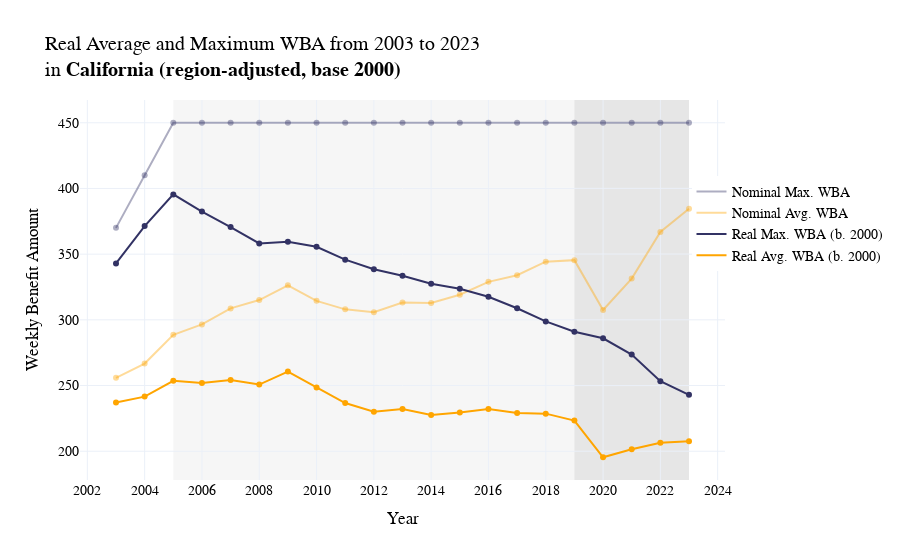

Here is the notebook cell this chart was saved with:
### Code cell
pio.templates.default = 'plotly_white'

fig1 = px.line(data_frame = ca_realwba_trend, 
             x = "Year", 
             y = "Real Average WBA (regional, 2000 base)",
              )
fig1.update_traces(line=dict(color = 'rgba(255, 165, 0,1)'), name="Real Avg. WBA (b. 2000)", showlegend=True)

fig2 = px.scatter(data_frame = ca_realwba_trend, 
                x = "Year", 
                y = "Real Average WBA (regional, 2000 base)",
                color_discrete_sequence=["orange"])

fig3 = px.line(data_frame = ca_realwba_trend, 
             x = "Year", 
             y = "Real Maximum WBA (regional, 2000 base)")
fig3.update_traces(line=dict(color = 'rgba(50,50,100,1)'), name="Real Max. WBA (b. 2000)", showlegend=True)

fig4= px.scatter(data_frame = ca_realwba_trend, 
                x = "Year", 
                y = "Real Maximum WBA (regional, 2000 base)",
                color_discrete_sequence=["rgb(50,50,100)"])

fig5 = px.line(data_frame = ca_realwba_trend, 
             x = "Year", 
             y = "Average WBA",
            )
fig5.update_traces(line=dict(color = 'rgba(255, 165, 0,0.4)'), name="Nominal Avg. WBA", showlegend=True)

fig6 = px.scatter(data_frame = ca_realwba_trend, 
                x = "Year", 
                y = "Average WBA",
                color_discrete_sequence=['rgba(255, 165, 0,0.4)'])

fig7 = px.line(data_frame = ca_realwba_trend, 
             x = "Year", 
             y = "Maximum WBA",
            )
fig7.update_traces(line=dict(color = 'rgba(50,50,100,0.4)'), name="Nominal Max. WBA", showlegend=True)

fig8 = px.scatter(data_frame = ca_realwba_trend, 
                x = "Year", 
                y = "Maximum WBA",
                color_discrete_sequence=['rgba(50,50,100,0.4)'])

fig1 = go.Figure(data=fig7.data + fig8.data + fig5.data + fig6.data + fig3.data + fig4.data + fig1.data + fig2.data )
fig1.update_layout(title_text="Real Average and Maximum WBA from 2003 to 2023 <br>in <b>California (region-adjusted, base 2000)</b>",
                   xaxis_title="Year", yaxis_title="Weekly Benefit Amount",
                   font=dict(
                        family="Cambria",  
                        size=14,         
                        color="black",
                    ),
                   xaxis=dict(
                        tickmode='linear',   
                        tick0=2000,          
                        dtick=2              
                    ),
                   yaxis=dict(
                        tick0=200,          
                        dtick=50 
                    ),
                   legend=dict(
                        orientation="v",     
                        x=1.1,
                        xanchor="center",
                        y=0.8
                    )
                  )
fig1.add_shape(
    type="rect",
    x0=2019, x1=2023,  
    y0=0, y1=1,         
    xref="x",
    yref="paper",     
    fillcolor="gray",
    opacity=0.2,
    layer="below",    
    line_width=0
)
fig1.add_shape(
    type="rect",
    x0=2005, x1=2019,  
    y0=0, y1=1,         
    xref="x",
    yref="paper",     
    fillcolor="lightgray",
    opacity=0.2,
    layer="below",    
    line_width=0
)

fig1.show()

### Figure 1 — Plotly figure (JSON) as saved in the notebook; plotly's stock layout.template omitted (floating-point values rounded to 4 significant figures)
{"data": [{"hovertemplate": "Year=%{x}<br>Maximum WBA=%{y}<extra></extra>", "legendgroup": "", "line": {"color": "rgba(50,50,100,0.4)", "dash": "solid"}, "marker": {"symbol": "circle"}, "mode": "lines", "name": "Nominal Max. WBA", "orientation": "v", "showlegend": true, "type": "scatter", "x": [2003, 2004, 2005, 2006, 2007, 2008, 2009, 2010, 2011, 2012, 2013, 2014, 2015, 2016, 2017, 2018, 2019, 2020, 2021, 2022, 2023], "xaxis": "x", "y": [370, 410, 450, 450, 450, 450, 450, 450, 450, 450, 450, 450, 450, 450, 450, 450, 450, 450, 450, 450, 450], "yaxis": "y"}, {"hovertemplate": "Year=%{x}<br>Maximum WBA=%{y}<extra></extra>", "legendgroup": "", "marker": {"color": "rgba(50,50,100,0.4)", "symbol": "circle"}, "mode": "markers", "name": "", "orientation": "v", "showlegend": false, "type": "scatter", "x": [2003, 2004, 2005, 2006, 2007, 2008, 2009, 2010, 2011, 2012, 2013, 2014, 2015, 2016, 2017, 2018, 2019, 2020, 2021, 2022, 2023], "xaxis": "x", "y": [370, 410, 450, 450, 450, 450, 450, 450, 450, 450, 450, 450, 450, 450, 450, 450, 450, 450, 450, 450, 450], "yaxis": "y"}, {"hovertemplate": "Year=%{x}<br>Average WBA=%{y}<extra></extra>", "legendgroup": "", "line": {"color": "rgba(255, 165, 0,0.4)", "dash": "solid"}, "marker": {"symbol": "circle"}, "mode": "lines", "name": "Nominal Avg. WBA", "orientation": "v", "showlegend": true, "type": "scatter", "x": [2003, 2004, 2005, 2006, 2007, 2008, 2009, 2010, 2011, 2012, 2013, 2014, 2015, 2016, 2017, 2018, 2019, 2020, 2021, 2022, 2023], "xaxis": "x", "y": [255.9, 266.7, 288.6, 296.5, 308.7, 315.1, 326.2, 314.5, 308.0, 305.8, 313.1, 312.8, 319.1, 328.9, 333.9, 344.3, 345.4, 307.5, 331.4, 366.8, 384.6], "yaxis": "y"}, {"hovertemplate": "Year=%{x}<br>Average WBA=%{y}<extra></extra>", "legendgroup": "", "marker": {"color": "rgba(255, 165, 0,0.4)", "symbol": "circle"}, "mode": "markers", "name": "", "orientation": "v", "showlegend": false, "type": "scatter", "x": [2003, 2004, 2005, 2006, 2007, 2008, 2009, 2010, 2011, 2012, 2013, 2014, 2015, 2016, 2017, 2018, 2019, 2020, 2021, 2022, 2023], "xaxis": "x", "y": [255.9, 266.7, 288.6, 296.5, 308.7, 315.1, 326.2, 314.5, 308.0, 305.8, 313.1, 312.8, 319.1, 328.9, 333.9, 344.3, 345.4, 307.5, 331.4, 366.8, 384.6], "yaxis": "y"}, {"hovertemplate": "Year=%{x}<br>Real Maximum WBA (regional, 2000 base)=%{y}<extra></extra>", "legendgroup": "", "line": {"color": "rgba(50,50,100,1)", "dash": "solid"}, "marker": {"symbol": "circle"}, "mode": "lines", "name": "Real Max. WBA (b. 2000)", "orientation": "v", "showlegend": true, "type": "scatter", "x": [2003, 2004, 2005, 2006, 2007, 2008, 2009, 2010, 2011, 2012, 2013, 2014, 2015, 2016, 2017, 2018, 2019, 2020, 2021, 2022, 2023], "xaxis": "x", "y": [342.9, 371.3, 395.5, 382.4, 370.6, 358.1, 359.5, 355.6, 345.8, 338.5, 333.6, 327.5, 323.7, 317.6, 308.8, 298.8, 291.0, 286.0, 273.6, 253.3, 242.9], "yaxis": "y"}, {"hovertemplate": "Year=%{x}<br>Real Maximum WBA (regional, 2000 base)=%{y}<extra></extra>", "legendgroup": "", "marker": {"color": "rgb(50,50,100)", "symbol": "circle"}, "mode": "markers", "name": "", "orientation": "v", "showlegend": false, "type": "scatter", "x": [2003, 2004, 2005, 2006, 2007, 2008, 2009, 2010, 2011, 2012, 2013, 2014, 2015, 2016, 2017, 2018, 2019, 2020, 2021, 2022, 2023], "xaxis": "x", "y": [342.9, 371.3, 395.5, 382.4, 370.6, 358.1, 359.5, 355.6, 345.8, 338.5, 333.6, 327.5, 323.7, 317.6, 308.8, 298.8, 291.0, 286.0, 273.6, 253.3, 242.9], "yaxis": "y"}, {"hovertemplate": "Year=%{x}<br>Real Average WBA (regional, 2000 base)=%{y}<extra></extra>", "legendgroup": "", "line": {"color": "rgba(255, 165, 0,1)", "dash": "solid"}, "marker": {"symbol": "circle"}, "mode": "lines", "name": "Real Avg. WBA (b. 2000)", "orientation": "v", "showlegend": true, "type": "scatter", "x": [2003, 2004, 2005, 2006, 2007, 2008, 2009, 2010, 2011, 2012, 2013, 2014, 2015, 2016, 2017, 2018, 2019, 2020, 2021, 2022, 2023], "xaxis": "x", "y": [237.2, 241.6, 253.6, 251.9, 254.3, 250.7, 260.6, 248.5, 236.7, 230.0, 232.1, 227.6, 229.5, 232.1, 229.1, 228.6, 223.3, 195.4, 201.5, 206.5, 207.6], "yaxis": "y"}, {"hovertemplate": "Year=%{x}<br>Real Average WBA (regional, 2000 base)=%{y}<extra></extra>", "legendgroup": "", "marker": {"color": "orange", "symbol": "circle"}, "mode": "markers", "name": "", "orientation": "v", "showlegend": false, "type": "scatter", "x": [2003, 2004, 2005, 2006, 2007, 2008, 2009, 2010, 2011, 2012, 2013, 2014, 2015, 2016, 2017, 2018, 2019, 2020, 2021, 2022, 2023], "xaxis": "x", "y": [237.2, 241.6, 253.6, 251.9, 254.3, 250.7, 260.6, 248.5, 236.7, 230.0, 232.1, 227.6, 229.5, 232.1, 229.1, 228.6, 223.3, 195.4, 201.5, 206.5, 207.6], "yaxis": "y"}], "layout": {"autosize": true, "font": {"color": "black", "family": "Cambria", "size": 14}, "legend": {"orientation": "v", "x": 1.1, "xanchor": "center", "y": 0.8}, "shapes": [{"fillcolor": "gray", "layer": "below", "line": {"width": 0}, "opacity": 0.2, "type": "rect", "x0": 2019, "x1": 2023, "xref": "x", "y0": 0, "y1": 1, "yref": "paper"}, {"fillcolor": "lightgray", "layer": "below", "line": {"width": 0}, "opacity": 0.2, "type": "rect", "x0": 2005, "x1": 2019, "xref": "x", "y0": 0, "y1": 1, "yref": "paper"}], "title": {"text": "Real Average and Maximum WBA from 2003 to 2023 <br>in <b>California (region-adjusted, base 2000)</b>"}, "xaxis": {"autorange": true, "dtick": 2, "range": [2002.0, 2024.0], "tick0": 2000, "tickmode": "linear", "title": {"text": "Year"}, "type": "linear"}, "yaxis": {"autorange": true, "dtick": 50, "range": [174.4, 471.0], "tick0": 200, "title": {"text": "Weekly Benefit Amount"}, "type": "linear"}}}
